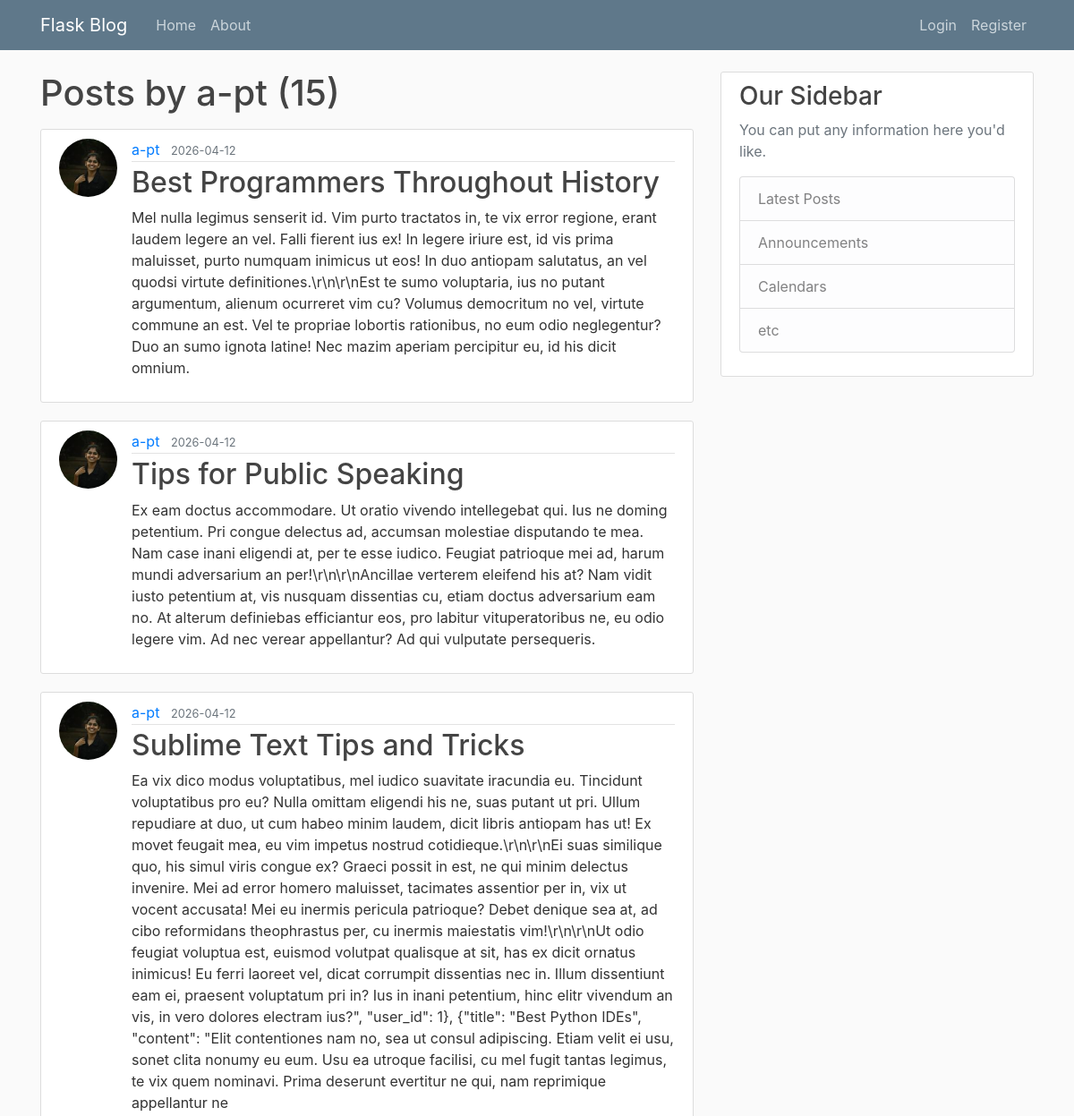
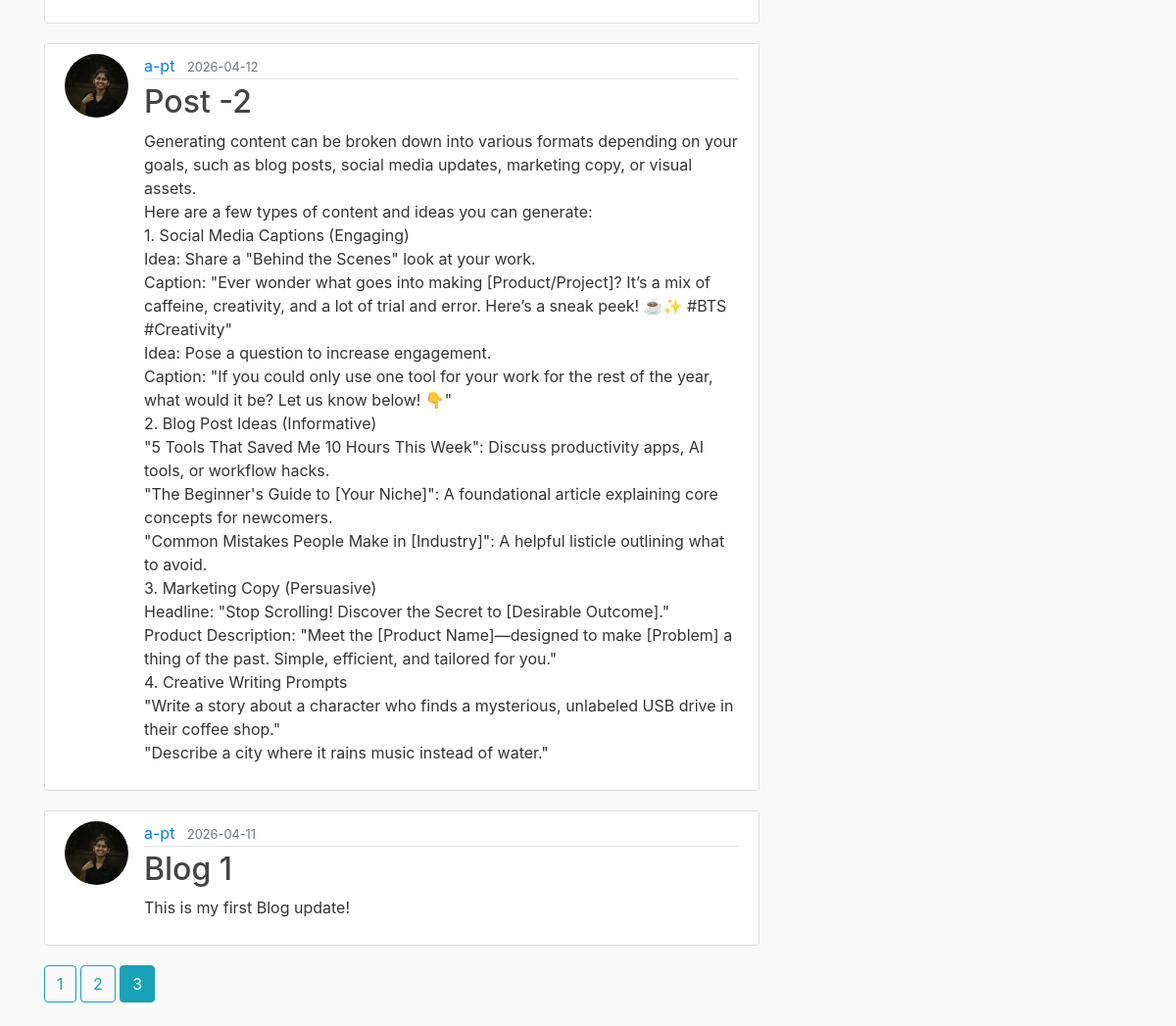
The app's page /user/a-pt?page=3 with its own data (2 pictures, top to bottom).
### flask_blog/models.py (models this page shows, shortened)
class User(db.Model, UserMixin):
    id = db.Column(db.Integer, primary_key=True)
    username = db.Column(db.String(20), unique=True, nullable=False)
    email = db.Column(db.String(120), unique=True, nullable=False)
    image_file = db.Column(db.String(20), nullable=False, default='default.jpg')
    password = db.Column(db.String(60), nullable=False)
    posts = db.relationship('Post', backref='author', lazy=True)

class Post(db.Model):
    id = db.Column(db.Integer, primary_key=True)
    title = db.Column(db.String(100), nullable=False)
    content = db.Column(db.Text, nullable=False)
    date_posted = db.Column(db.DateTime, nullable=False, default=datetime.utcnow)
    user_id = db.Column(db.Integer, db.ForeignKey('user.id'), nullable=False)

### flask_blog/users/routes.py (the view)
@users.route("/user/<string:username>")
def user_posts(username):
    page = request.args.get('page', 1, type=int)
    user = User.query.filter_by(username=username).first_or_404()
    posts = Post.query.filter_by(author=user)\
        .order_by(Post.date_posted.desc())\
        .paginate(per_page=5, page=page)
    return render_template("user_posts.html",posts=posts, user=user)

### flask_blog/templates/user_posts.html
{% extends "layout.html" %}
{% block content %}
    <h1 class="mb-3">Posts by {{ user.username }} ({{ posts.total }})</h1>
    {% for post in posts.items %}
        <article class="media content-section">
            <img class="rounded-circle article-img" src="{{ url_for('static', filename='profile_pics/' + post.author.image_file) }}">
            <div class="media-body">
                <div class="article-metadata">
                <a class="mr-2" href="{{ url_for('users.user_posts', username=post.author.username) }}">{{ post.author.username }}</a>
                <small class="text-muted">{{ post.date_posted.strftime('%Y-%m-%d') }}</small>
                </div>
                <h2><a class="article-title" href="{{ url_for('posts.post', post_id=post.id) }}">{{ post.title }}</a></h2>
                <p class="article-content">{{ post.content }}</p>
            </div>
        </article>
    {% endfor %}
    {% for page_num in posts.iter_pages(left_edge=1, right_edge=1, left_current=1, right_current=1) %}
        {% if page_num %}
            {% if page_num == posts.page %}
                <a class="btn btn-info mb-4" href="{{ url_for('users.user_posts', username=user.username, page=page_num) }}">{{ page_num }}</a>
            {% else %}
                <a class="btn btn-outline-info mb-4" href="{{ url_for('users.user_posts', username=user.username, page=page_num) }}">{{ page_num }}</a>
            {% endif %}
        {% else %}
            <span class="mr-2">...</span>
        {% endif %}
    {% endfor %}
{% endblock content %}

### flask_blog/static/main.css (style rules this page uses)
body { background: #fafafa; color: #333333; margin-top: 5rem; }
h1, h2, h3, h4, h5, h6 { color: #444444; }
.content-section { background: #ffffff; padding: 10px 20px; border: 1px solid #dddddd; border-radius: 3px; margin-bottom: 20px; }
.article-title { color: #444444; }
.article-content { white-space: pre-line; }
.article-img { height: 65px; width: 65px; margin-right: 16px; }
.article-metadata { padding-bottom: 1px; margin-bottom: 4px; border-bottom: 1px solid #e3e3e3 }

### records on screen
User: username "a-pt"
Post: image_file (picture), author.username "a-pt", date_posted "2026-04-12", title "Best Programmers Throughout History", content "Mel nulla legimus senserit id. Vim purto tractatos in, te vix error regione, erant laudem legere an vel. Falli fierent ius ex! In legere iriure est, id vis prima maluisset, purto numquam inimicus ut eos! In duo antiopam salutatus, an vel quodsi virtute definitiones.\\r\\n\\r\\nEst te sumo voluptaria, ius no putant argumentum, alienum ocurreret vim cu? Volumus democritum no vel, virtute commune an est. Vel te propriae lobortis rationibus, no eum odio neglegentur? Duo an sumo ignota latine! Nec mazim aperiam percipitur eu, id his dicit omnium."
Post: image_file (picture), author.username "a-pt", date_posted "2026-04-12", title "Tips for Public Speaking", content "Ex eam doctus accommodare. Ut oratio vivendo intellegebat qui. Ius ne doming petentium. Pri congue delectus ad, accumsan molestiae disputando te mea. Nam case inani eligendi at, per te esse iudico. Feugiat patrioque mei ad, harum mundi adversarium an per!\\r\\n\\r\\nAncillae verterem eleifend his at? Nam vidit iusto petentium at, vis nusquam dissentias cu, etiam doctus adversarium eam no. At alterum definiebas efficiantur eos, pro labitur vituperatoribus ne, eu odio legere vim. Ad nec verear appellantur? Ad qui vulputate persequeris."
Post: image_file (picture), author.username "a-pt", date_posted "2026-04-12", title "Sublime Text Tips and Tricks", content "Ea vix dico modus voluptatibus, mel iudico suavitate iracundia eu. Tincidunt voluptatibus pro eu? Nulla omittam eligendi his ne, suas putant ut pri. Ullum repudiare at duo, ut cum habeo minim laudem, dicit libris antiopam has ut! Ex movet feugait mea, eu vim impetus nostrud cotidieque.\\r\\n\\r\\nEi suas similique quo, his simul viris congue ex? Graeci possit in est, ne qui minim delectus invenire. Mei ad error homero maluisset, tacimates assentior per in, vix ut vocent accusata! Mei eu inermis pericula patrioque? Debet denique sea at, ad cibo reformidans theophrastus per, cu inermis maiestatis vim!\\r\\n\\r\\nUt odio feugiat voluptua est, euismod volutpat qualisque at sit, has ex dicit ornatus…"
Post: image_file (picture), author.username "a-pt", date_posted "2026-04-12", title "Post -2", content "Generating content can be broken down into various formats depending on your goals, such as blog posts, social media updates, marketing copy, or visual assets. Here are a few types of content and ideas you can generate: 1. Social Media Captions (Engaging) Idea: Share a \"Behind the Scenes\" look at your work. Caption: \"Ever wonder what goes into making [Product/Project]? It’s a mix of caffeine, creativity, and a lot of trial and error. Here’s a sneak peek! ☕✨ #BTS #Creativity\" Idea: Pose a question to increase engagement. Caption: \"If you could only use one tool for your work for the rest of the year, what would it be? Let us know below! 👇\" 2. Blog Post Ideas (Informative) \"5 Tools That Saved…"
Post: image_file (picture), author.username "a-pt", date_posted "2026-04-11", title "Blog 1", content "This is my first Blog update!"

### other values on screen
{{ posts.total }} "15"
{{ page_num }} "1" "2"
{{ page_num }} "3"
